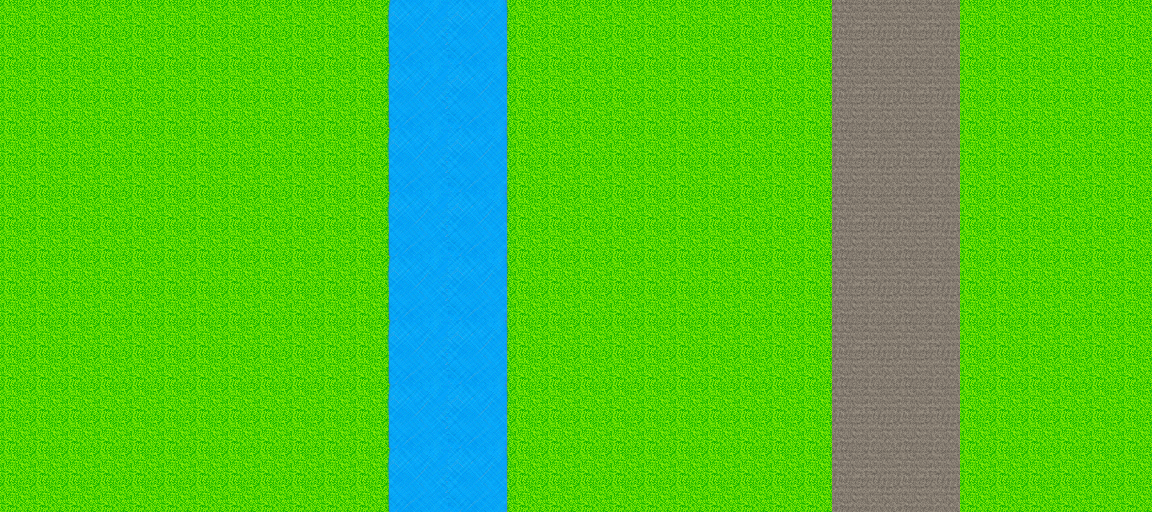

Below is a game level as drawn by its tile map, then a one-line description and the .tmx file that defines it, in full:
An orthogonal 18x8 tile map with 64x64 px tiles, 1 tile layer (Tile Layer 1).

<map version="1.0" orientation="orthogonal" width="18" height="8" tilewidth="64" tileheight="64">
 <tileset firstgid="1" name="tilesheet" tilewidth="64" tileheight="64">
  <image source="../../img/Tiles/tilesheet.png" width="256" height="512" />
 </tileset>
 <layer name="Tile Layer 1" width="18" height="8">
  <data encoding="csv">
1,1,1,1,1,1,14,22,1,1,1,1,1,3,3,1,1,1,
1,1,1,1,1,1,14,22,1,1,1,1,1,3,3,1,1,1,
1,1,1,1,1,1,14,22,1,1,1,1,1,3,3,1,1,1,
1,1,1,1,1,1,14,22,1,1,1,1,1,3,3,1,1,1,
1,1,1,1,1,1,14,22,1,1,1,1,1,3,3,1,1,1,
1,1,1,1,1,1,14,22,1,1,1,1,1,3,3,1,1,1,
1,1,1,1,1,1,14,22,1,1,1,1,1,3,3,1,1,1,
1,1,1,1,1,1,14,22,1,1,1,1,1,3,3,1,1,1
</data>
 </layer>
</map>